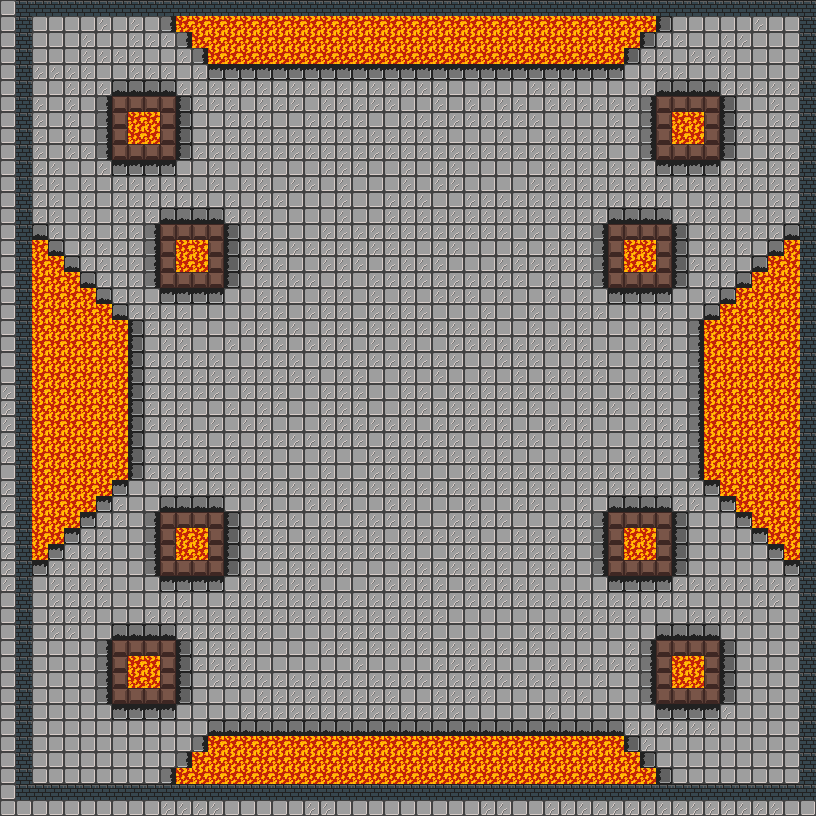

Tiled map render using the project's own tile images. Description and the map definition, with tile-layer contents summarised, below:
An orthogonal 51x51 tile map with 16x16 px tiles, 3 tile layers (ground, walls, traps).

<map version="1.2" tiledversion="1.3.1" orientation="orthogonal" renderorder="right-down" compressionlevel="-1" width="51" height="51" tilewidth="16" tileheight="16" infinite="0" nextlayerid="4" nextobjectid="1">
 <tileset firstgid="1" name="final-tileset" tilewidth="16" tileheight="16" tilecount="10" columns="0">
  <grid orientation="orthogonal" width="1" height="1" />
  <tile id="0">
   <image width="16" height="16" source="../images/broken-tile-CPT.png" />
  </tile>
  <tile id="1">
   <image width="16" height="16" source="../images/charred-tile-2-CPT.png" />
  </tile>
  <tile id="2">
   <image width="16" height="16" source="../images/charred-tile-3-CPT.png" />
  </tile>
  <tile id="3">
   <image width="16" height="16" source="../images/charred-tile-4-CPT.png" />
  </tile>
  <tile id="4">
   <image width="16" height="16" source="../images/charred-tile-CPT.png" />
  </tile>
  <tile id="5">
   <image width="16" height="16" source="../images/floor-tile-CPT.png" />
  </tile>
  <tile id="6">
   <image width="16" height="16" source="../images/lava-tile-CPT.png" />
  </tile>
  <tile id="7">
   <image width="16" height="16" source="../images/wall-tile1-CPT.png" />
  </tile>
  <tile id="8">
   <image width="16" height="16" source="../images/wall-tile2-CPT.png" />
  </tile>
  <tile id="9">
   <image width="16" height="16" source="../images/wooden-post-CPT.png" />
  </tile>
 </tileset>
 <layer id="1" name="ground" width="51" height="51">
  <data>[2601 cells, 2601 non-empty, 6 distinct tile ids]</data>
 </layer>
 <layer id="2" name="walls" width="51" height="51">
  <data>[2601 cells, 292 non-empty, 2 distinct tile ids]</data>
 </layer>
 <layer id="3" name="traps" width="51" height="51">
  <data>[2601 cells, 380 non-empty, 1 distinct tile ids]</data>
 </layer>
</map>
